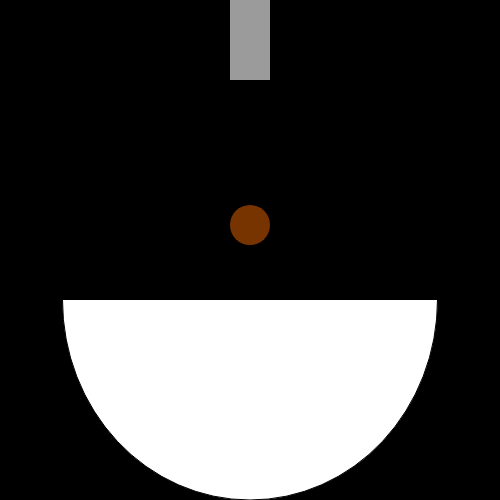
Frame 1 (no input)
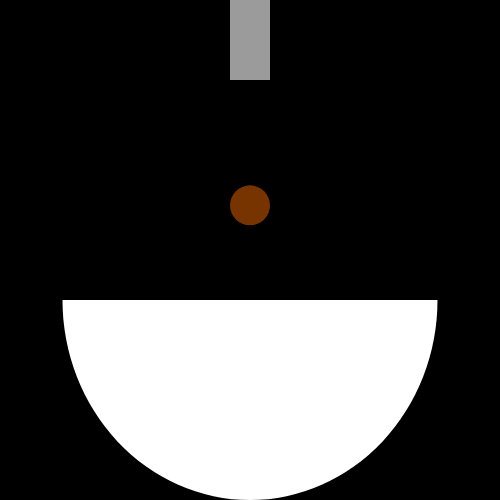
Frame 60 (no input)
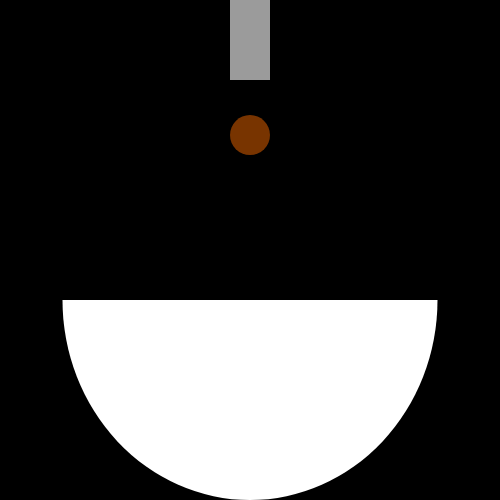
Frame 120 (the mouse pressed at the canvas centre since frame 60)

The p5.js sketch that drew these frames (run headless with seeded random() and noise() and a simulated clock; from frame 60 on, the mouse is pressed at the canvas centre):

// p5.js sketch
// ── sketch.js


let r = 10
let sleepr = 0
let sleepg = 0
let sleepb = 0
let counter = 0
let bc = (26, 0, 41)
let click = 0

let snooze_counter = 0 

let eyes_counter = 0

let time = 0


let starsx = new Array(300)
let starsy = new Array(300)

let alarmc = 255

let g;


function setup() {
 // put setup code here

 frameRate(30)

 createCanvas(500,500);
 background(26, 0, 41); 
 g = new Guy()

 yawn1 = new Yawn(0,0,.5)
 yawn2 = new Yawn(100,100,.5)







 
}
 


function draw() {
  // put drawing code here
  // background(150)
   counter += 1

   time += 1 

   

  print(counter)

  coffee((random(100,275)))




  // if (time <= 150){

  //   sleeping()

  // }

  // else if (time <= 200 ){

  //   alarm(counter)

  // }

  // else if (time <= 300){

  //   sleeping()

  // }

  // else if (time <= 350){

  //   alarm(counter)

  // }


  // else if (time <= 550){

  //   snooze_counter += 1 

  //   snooze(snooze_counter)

  // }

  // else if (time <= 780){

  //   eyes_counter +=1 
  //   eyesopen(eyes_counter)

  // }

  // else if (time <= 950){

  //   coffee((random(100,275)))

  // }


  // else if (time <= 1800){
    
  //   maze()
  //   g.update()
  //   g.display();
  // }

  

  // else if (time <= 2500){

  //   background(0)

  //   stars()
  // }
  




  




   //sleeping()
   //alarm(counter)
   // sleeping()
   //alarm(counter)
   //snooze(counter)
   //eyesopen(counter)
   // coffee((random(100,275)))
  // maze()
  //g.update()
 // g.display();
   // yawn1.update()
  // yawn1.display()

  // yawn2.update()
  // yawn2.display()
  // stars()

}

function stars(){



  starsx[0] = random(500)
  starsy[0] = random(500)
  

  for(let i = 0; i < starsx.length ; i++){ 
    fill(255-i*10)
    ellipse(starsx[i], starsy[i], 10, 10);
}

for(let i = starsx.length - 1;  i > 0; i-- ){
  starsx[i] = starsx[i-1];
  starsy[i] = starsy[i-1];
}


}






function coffee(drip){
  background(0)


  fill(255)
  ellipse(width/2, height/2+50, 375, 400)
  strokeWeight(15)
  stroke(255)
  line(375,300,400,300)
  stroke(0)
  strokeWeight(0)

  

  fill(0)
  rect(0,50, width, height/2)

  fill(155)
  rect(width/2-20,0, 40, 80)

  stroke(0)
  fill(120, 52, 0)
  ellipse(width/2,drip,40,40)

}

function maze(){
  background(0)
  
  stroke(255)
  strokeWeight(65)

  line(width/2,0,width/2,height-120)
  line(width/2,height-120, 65,65)
  line(65,65,65,height-65)
  line(65,height-65, width -120, height-32)
  line(width -120, height-32, width-65, height/2)
  line( width-65, height/2,width-120, height/2 -60 )
  line(width-120, height/2 -60 , width-170, height/2 -150 )
  line( width-170, height/2 -150, width, 0 )
  stroke(0)
  strokeWeight(0)
  

  // beginShape();
  // vertex(width/2,0);
  // vertex(width/2,425);
  // vertex(width/2 -50 ,425);
  // vertex(width/2 -50 ,0);


  // // vertex(,);
  // // vertex(,);
  // // vertex(,);
  // // vertex(,);


  // endShape(CLOSE)

}


function mousePressed(){

  g.moveTo(mouseX,mouseY)


}


function sleeping(){

  fill(sleepr,sleepg,sleepb)
  stroke(0)
  ellipse(width/2,height/2, r,r)

  r += 20

  if (r > width * 2){
    
    r = 10 
    
    if (sleepr == 0){ 
      sleepr = 26
      sleepb = 41
      sleepg = 0
    
    }
    else{
      sleepr = 0
      sleepb = 0
      sleepg = 0
    }
  }


}

function alarm(counter){


  if (counter % 10 === 0){
    alarmc = 0
  }

  else{
    alarmc = 255
  }
  fill(alarmc,0,0)
  rect(0,0,width,height)




}


function eyesopen(counter){

  counter = counter/ 7

  background(0)

  
  if (counter <= 40) {

    open = counter
  }
  else{

    open = 40
  }



  if (counter <= 20) {

    pupil = counter
  }
  else{

    pupil = 20
  }

  if (counter>45){
    open -= (counter-45)*5
  }

  if (counter>53){
    open = 40
  }

  if (counter>60){
    open -= (counter-60)*5
  }

  if (counter>68){
    open = 40
  }

  if (counter>72){
    open = 0
  }
  if (counter>73){
    open = 40
  }
  if (counter>78){
    open = 0
  }
  if (counter>79){
    open = 40
  }

  


  // if (counter>55){
  //   open = 40
  // }

  // if (counter>65){
  //   open = 0
  // }
  // if (counter>70){
  //   open = 40
  // }
  // if (counter>75){
  //   open = 0
  // }
  // if (counter>80){
  //   open = 40
  // }
   
  fill(255, 0, 0, 128)
  ellipse(width/4,width/2,200,open) // left eye
  fill(0)
  ellipse(width/4,width/2,20,pupil)


  fill(255, 0, 0, 128)
  ellipse(3*width/4,width/2,200,open) //  right eye 
  fill(0)
  ellipse(3*width/4,width/2,20,pupil)

}



function snooze(counter){
  

   background(255,0,0)

  

  let snooze_r = 255 
  let snooze_b = 179 
  let snooze_g = 0


  if (counter <= 75){

    fill(0)
    rect(100,0, 300,height,25) //screen
    fill(snooze_r, snooze_b, snooze_g)
    rect(125,200,250,75,15) //snooze button
    fill(150)
    rect(225,400,50,25,15) // other button
  
    fill(255, 225, 176)
    stroke(0)
    rect(-2000 + counter * 20,200,800,125,50)

  }
  else if(counter > 75){

    fill(0)
    rect(100,0, 300,height,25) //screen
  
    let extra_button = 150 - (counter - 75) * (counter/75)
    fill(extra_button)
    rect(225,400,50,25,15) // other button



    let snooze_r = 255 - (counter - 75) * (counter/75)
    let snooze_b = 179 - (counter - 75)  * (counter/75)
    fill(snooze_r, snooze_b, snooze_g)
    rect(125,200,250,75,15) //snooze button


     fill(255, 225, 176)
    stroke(1)
    rect(250 -counter * 10  ,200,800,125,50)


  }




print(counter)


}



// ── Guy.js
class Guy {
  constructor() {
    this.x = 0
    this.y = height/2
    this.clickX = this.x
    this.clickY = this.y
    this.speed = 8; // starter speed.
    this.speed_change = 1
    this.color = 0
  }

  moveTo(x, y) {
    this.clickX = x
    this.clickY = y
    this.speed =  this.speed - this.speed_change
    
    
  }

  update() {
    let distanceX = this.clickX - this.x
    let distanceY = this.clickY - this.y
    let distance = Math.sqrt(distanceX*distanceX + distanceY*distanceY); //Pythagorieam Triangle Math --> To make a new line to mouse click loaction. 

    if (distance == 0){
      distance = 1
    }; // CAN'T DIVIDE BY ZERO 

    this.x += (distanceX / distance) * this.speed  //Go there at the speed in both x and y 
    this.y += (distanceY / distance) * this.speed


    if (this.speed <= 0){
      this.speed_change = 0
      this.color += 10
    }
  }



  display() {
    fill(255,this.color,this.color)
    ellipse(this.x, this.y, 40, 40)
  }
}

// ── Yawn.js
class Yawn {
  constructor(x = width / 2, y = height / 2, size = .5) {
    this.x = x
    this.y = y
    this.size = size
    this.counter = 0

  }


  update() {
    this.counter += 1;
    if (this.counter > 200){
      this.counter = 0;
    } 
   
  }
  
  display() {

    push()
    translate(this.x,this.y)
    scale(this.size)

    if (this.counter<200){ 
      fill(255) 
      ellipse(width/2,height/2,width,height)
    
      fill(0) 
      ellipse(width/4,height/4 - (this.counter/4) +10, 100 , 50 - (this.counter/4) )
    
      fill(0) 
      ellipse(3* width/4,height/4  - (this.counter/4) + 10, 100 , 50 - (this.counter/4) )
    
      fill(0)
      ellipse(width/2 - 20,height/2 - (this.counter/4),20,20)
    
    
      fill(0)
      ellipse(width/2 + 20,height/2 - (this.counter/4),20,20)
    
      fill(0)
      ellipse(width/2, 3* height /4, 300,this.counter)}

      pop()
  
   }
}
